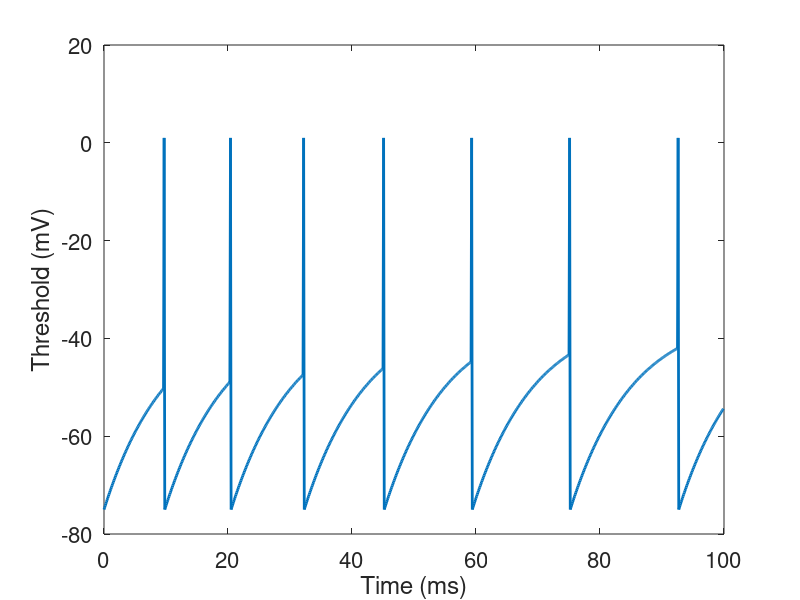

Write the MATLAB code that produced this figure.
%IF neuron
clc;
clear;

fs=16;% font size

V0=40;%mV
T=100;%msec
dt=0.1; %msec
taum=10;%ms Time constant

Vrest=-75;
Vthres=-50;

maxsteps=round(T/dt);
V=zeros(1,round(T/dt));
V(1,1)=Vrest;

beta=dt/taum;
alpha=1-beta;
theta = [];
interval = [];
% theta(1) =Vthres;
% interval(1)=0;
count = 0;
for timestep=2:1:maxsteps
    V(1,timestep)=alpha*V(1,timestep-1)+beta*Vrest+beta*V0;
    if V(1,timestep)>Vthres
       V(1,timestep)=Vrest;
       V(1,timestep-1)=1; %trick to make spikes look good
       theta(end+1)= Vthres;
       interval(end+1) = 0.1*(timestep-count);
%       Vrest = Vthres;
       Vthres = Vthres + 1.35;
       count = timestep;
    end
end

time=0:dt:T-dt;
% This is the plot function using time as the x axis and y as the 
% y axis, uncomment it to see the spiking neuro model with Eluer method,
% plot(theta,interval,'LineWidth',2);
% xlabel('Threshold (mV)','fontsize',fs);
% ylabel('Time (ms)','fontsize',fs);
% set(gca,'fontsize',fs);

plot(time,V,'LineWidth',2)
xlabel('Time (ms)','fontsize',fs);
ylabel('Threshold (mV)','fontsize',fs);
set(gca,'fontsize',fs);
